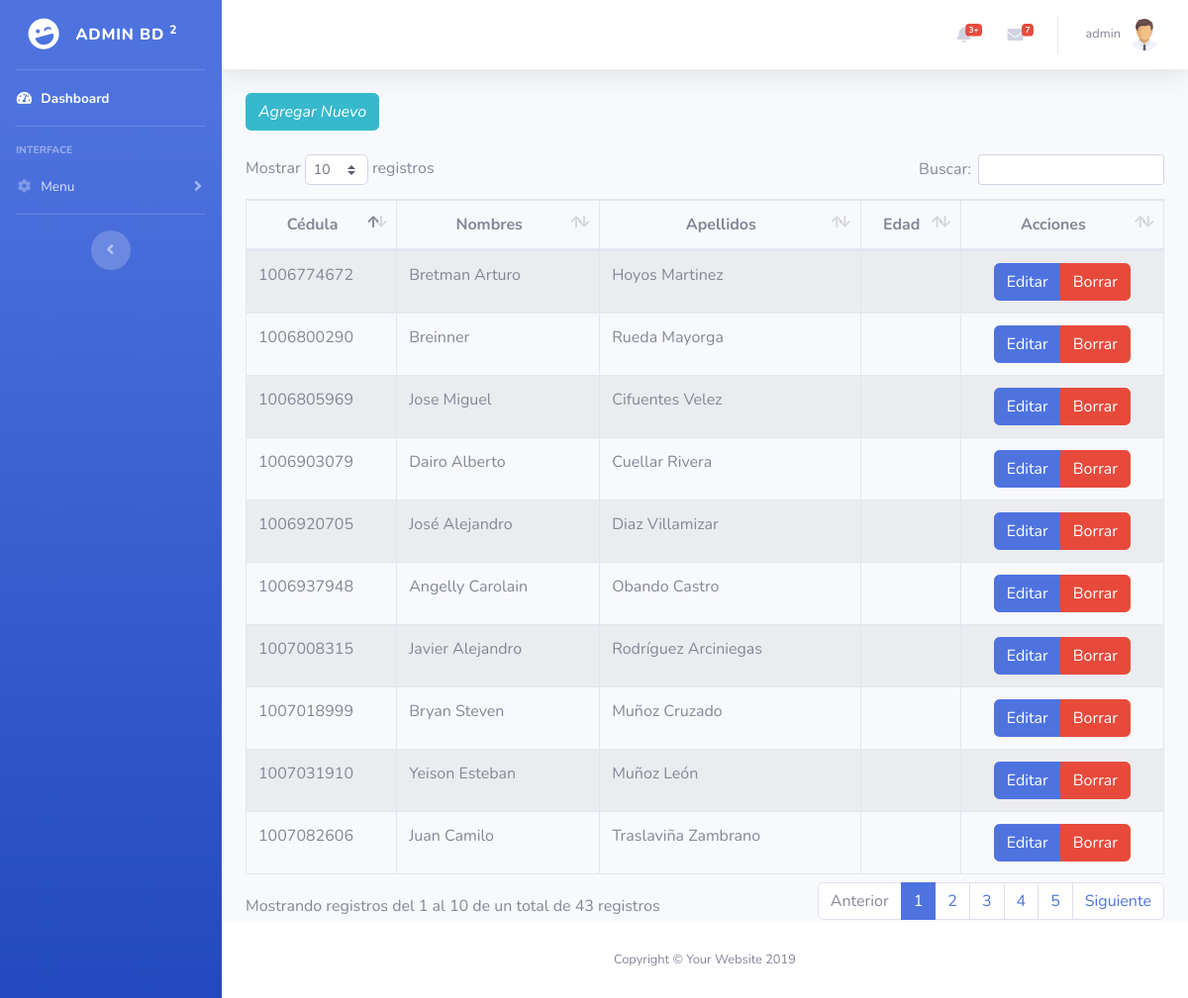
Page /dashboard/index.php (signed in) on the committed database.
### tables this page shows
CREATE TABLE `registro` (
  `cedula` varchar(20) NOT NULL,
  `nombres` varchar(25) NOT NULL,
  `apellidos` varchar(25) NOT NULL
);

### dashboard/index.php (the view, shortened to what this page needs)
<?php require_once "vistas/parte_superior.php"?>
<div class="container">
        <div class="row">
            <div class="col-lg-12">
            <button id="btnNuevo" type="button" class="btn btn-info" data-toggle="modal"><i class="material-icons">Agregar Nuevo</i></button>                </div>
        </div>
    </div>
    <br>
 <?php
$objeto = new Conexion();
$conexion = $objeto->Conectar();
$consulta = "SELECT * FROM registro";
$resultado = $conexion->prepare($consulta);
$resultado->execute();
$data=$resultado->fetchAll(PDO::FETCH_ASSOC);
?>
    <div class="container caja">
        <div class="row">
            <div class="col-lg-12">
            <div class="table-responsive">
                <table id="tablaUsuarios" class="table table-striped table-bordered table-condensed" style="width:100%" >
                    <thead class="text-center">
                        <tr>
                            <th>Cédula</th>
                            <th>Nombres</th>
                            <th>Apellidos</th>
                            <th>Edad</th>
                            <th>Acciones</th>
                        </tr>
                    </thead>
                    <tbody>
                             <?php
                            foreach($data as $dat) {
                            ?>
                            <tr>
                                <td><?php echo $dat['cedula'] ?></td>
                                <td><?php echo $dat['nombres'] ?></td>
                                <td><?php echo $dat['apellidos'] ?></td>
                                <td><?php echo $dat['edad'] ?></td>
                                <td></td>
                            </tr>
                          <?php
                            }
                          ?>
                    </tbody>
                </table>
            </div>
            </div>
        </div>
    </div>
<?php require_once "vistas/parte_inferior.php"?>

### dashboard/vistas/parte_superior.php (shortened to what this page needs)
<!DOCTYPE html>
<html lang="en">
<head>
  <link href="vendor/fontawesome-free/css/all.min.css" rel="stylesheet" type="text/css">
  <link href="css/sb-admin-2.min.css" rel="stylesheet">
    <link rel="stylesheet" type="text/css" href="vendor/datatables/datatables.min.css"/>
    <link rel="stylesheet"  type="text/css" href="vendor/datatables/DataTables-1.10.18/css/dataTables.bootstrap4.min.css">
</head>
<body id="page-top">
  <div id="wrapper">
    <ul class="navbar-nav bg-gradient-primary sidebar sidebar-dark accordion" id="accordionSidebar">
      <a class="sidebar-brand d-flex align-items-center justify-content-center" href="index.php">
        <div class="sidebar-brand-icon rotate-n-15">
          <i class="fas fa-laugh-wink"></i>
        </div>
        <div class="sidebar-brand-text mx-3">ADMIN BD <sup>2</sup></div>
      </a>
      <hr class="sidebar-divider my-0">
      <li class="nav-item active">
        <a class="nav-link" href="index.php">
          <i class="fas fa-fw fa-tachometer-alt"></i>
          <span>Dashboard</span></a>
      </li>
      <hr class="sidebar-divider">
      <div class="sidebar-heading">
        Interface
      </div>
      <li class="nav-item">
        <a class="nav-link collapsed" href="#" data-toggle="collapse" data-target="#collapseTwo" aria-expanded="true" aria-controls="collapseTwo">
          <i class="fas fa-fw fa-cog"></i>
          <span>Menu</span>
        </a>
      </li>
      <hr class="sidebar-divider d-none d-md-block">
      <div class="text-center d-none d-md-inline">
        <button class="rounded-circle border-0" id="sidebarToggle"></button>
      </div>
    </ul>
    <div id="content-wrapper" class="d-flex flex-column">
      <div id="content">
        <nav class="navbar navbar-expand navbar-light bg-white topbar mb-4 static-top shadow">
          <ul class="navbar-nav ml-auto">
            <li class="nav-item dropdown no-arrow mx-1">
              <a class="nav-link dropdown-toggle" href="#" id="alertsDropdown" role="button" data-toggle="dropdown" aria-haspopup="true" aria-expanded="false">
                <i class="fas fa-bell fa-fw"></i>
                <span class="badge badge-danger badge-counter">3+</span>
              </a>
            </li>
            <li class="nav-item dropdown no-arrow mx-1">
              <a class="nav-link dropdown-toggle" href="#" id="messagesDropdown" role="button" data-toggle="dropdown" aria-haspopup="true" aria-expanded="false">
                <i class="fas fa-envelope fa-fw"></i>
                <span class="badge badge-danger badge-counter">7</span>
              </a>
            </li>
            <li class="nav-item dropdown no-arrow">
              <a class="nav-link dropdown-toggle" href="#" id="userDropdown" role="button" data-toggle="dropdown" aria-haspopup="true" aria-expanded="false">
                <span class="mr-2 d-none d-lg-inline text-gray-600 small"><?php echo $_SESSION["s_usuario"];?></span>
                <img class="img-profile rounded-circle" src="img/user.png">
              </a>
            </li>
          </ul>
        </nav>

### dashboard/vistas/parte_inferior.php (shortened to what this page needs)
      </div>
      <footer class="sticky-footer bg-white">
        <div class="container my-auto">
          <div class="copyright text-center my-auto">
            <span>Copyright &copy; Your Website 2019</span>
          </div>
        </div>
      </footer>
    </div>
  </div>
</body>
</html>

### rows in the picture
registro: cedula "1006774672", nombres "Bretman Arturo", apellidos "Hoyos Martinez"
registro: cedula "1006800290", nombres "Breinner", apellidos "Rueda Mayorga"
registro: cedula "1006805969", nombres "Jose Miguel", apellidos "Cifuentes Velez"
registro: cedula "1006903079", nombres "Dairo Alberto", apellidos "Cuellar Rivera"
registro: cedula "1006920705", nombres "José Alejandro", apellidos "Diaz Villamizar"
registro: cedula "1006937948", nombres "Angelly Carolain", apellidos "Obando Castro"
registro: cedula "1007008315", nombres "Javier Alejandro", apellidos "Rodríguez Arciniegas"
registro: cedula "1007018999", nombres "Bryan Steven", apellidos "Muñoz Cruzado"
registro: cedula "1007031910", nombres "Yeison Esteban", apellidos "Muñoz León"
registro: cedula "1007082606", nombres "Juan Camilo", apellidos "Traslaviña Zambrano"

### other values in the picture
$_SESSION["s_usuario"] "admin"
